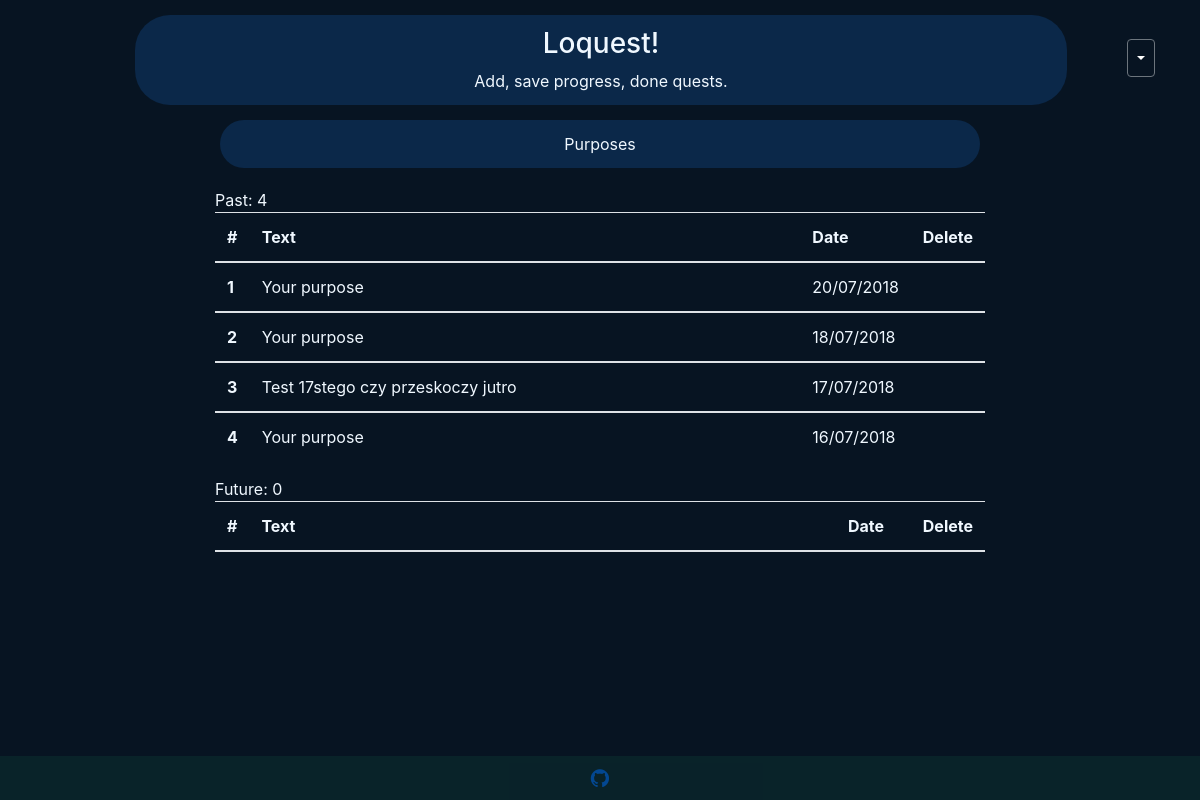
Page /purpose (signed in) on the earlier database version.
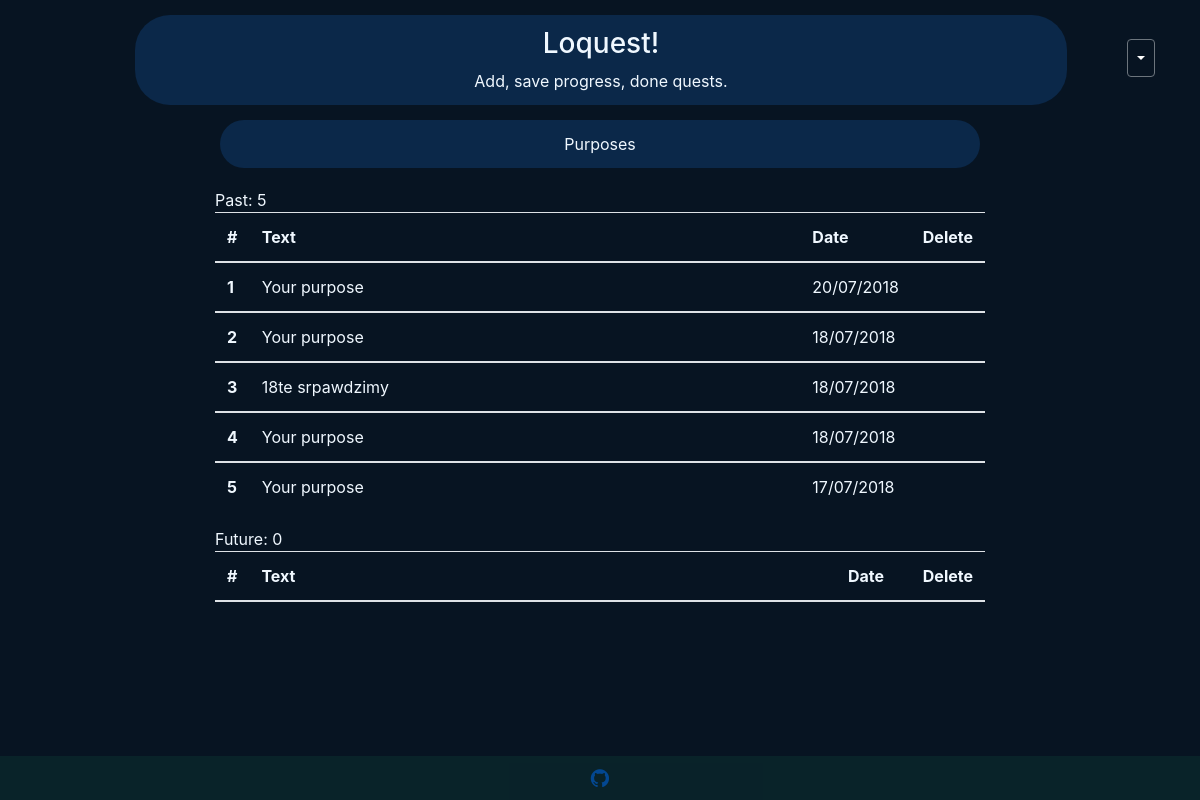
Same page on the later database version.
### todo/models.py (models this page shows, shortened)
class Purpose(models.Model):
    who = models.ForeignKey(settings.AUTH_USER_MODEL, on_delete=models.CASCADE, default=1)
    purpose_text = models.CharField(max_length=400, default='Your purpose')
    pub_date = models.DateField('date', default='')

### todo/views.py (the view)
# urls.py: path('purpose', views.PurposeList.as_view(), name='purpose'),
class PurposeList(generic.ListView):
    template_name = 'todo/purpose.html'
    context_object_name = 'purpose_list'
    def get_queryset(self):
        return Purpose.objects.order_by('-pub_date')[:20:1]
    def get_context_data(self, **kwargs):
        context = super(PurposeList, self).get_context_data(**kwargs)
        if self.request.user.is_authenticated:
            date_over = Purpose.objects.filter(pub_date__lte=timezone.now())
            date_over_count = Purpose.objects.filter(pub_date__lte=timezone.now()).count()
            date_tocome = Purpose.objects.filter(pub_date__gt=timezone.now())
            date_tocome_count = Purpose.objects.filter(pub_date__gt=timezone.now()).count()
            context['count_over'] = date_over_count
            context['count_tocome'] = date_tocome_count
            context['list_over'] = date_over.order_by('pub_date')[::-1]
            context['list_tocome'] = date_tocome.order_by('pub_date')[::1]
        return context

### todo/templates/todo/purpose.html (shortened to what this page needs)
{% extends "todo/base.html" %}
{% load icons %}
{% block content %}
    <div class="container" style="width: 800px">
        <div class="well well-sm text-center" style="background-color: #0B2849; color: aliceblue; margin: 15px 5px 20px 5px;">
            Purposes
        </div>
        {% if count_over > 0 %}
            Past: {{count_over}}
            <table class="table">
                <thead>
                <tr>
                <th style="width: 2%" scope="col">#</th>
                <th style="width: 86%" scope="col">Text</th>
                <th style="width: 10%;" scope="col">Date</th>
                <th style="width: 2%" scope="col>">Delete</th>
                </tr>
                </thead>
                {% for purpose in list_over %}
                    {% if purpose.who == request.user %}
                        <tbody>
                            <tr>
                            <th>{{ forloop.counter }}</th>
                                <td>{{ purpose.purpose_text }}</td>
                                <td>{{ purpose.pub_date|date:"d/m/Y"}}</td>
                                <td>
                                </td>
                            </tr>
                        </tbody>
                    {% endif %}
                {% endfor %}
            </table>
        {% endif %}
        Future: {{ count_tocome }}
        <table class="table">
            <thead>
            <tr>
              <th style="width: 2%" scope="col">#</th>
              <th style="width: 86%" scope="col">Text</th>
              <th style="width: 10%;" scope="col">Date</th>
              <th style="width: 2%" scope="col>">Delete</th>
            </tr>
            </thead>
        </table>
    </div>
{% endblock %}

Differences in the rows shown:
removed Purpose: purpose_text "Test 17stego czy przeskoczy jutro", pub_date "17/07/2018"
removed Purpose: purpose_text "Your purpose", pub_date "16/07/2018"
added Purpose: purpose_text "Your purpose", pub_date "18/07/2018"
added Purpose: purpose_text "18te srpawdzimy", pub_date "18/07/2018"
added Purpose: purpose_text "Your purpose", pub_date "17/07/2018"
Other differences:
{{ count_over }}: "4" → "5"
